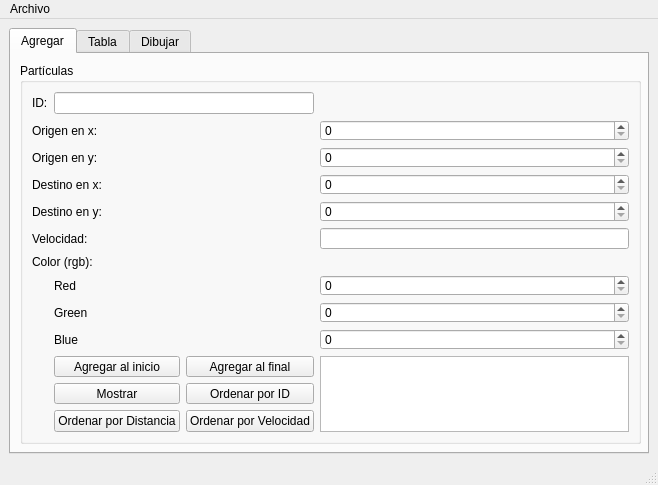
<?xml version="1.0" encoding="UTF-8"?>
<ui version="4.0">
 <class>MainWindow</class>
 <widget class="QMainWindow" name="MainWindow">
  <property name="geometry">
   <rect>
    <x>0</x>
    <y>0</y>
    <width>658</width>
    <height>485</height>
   </rect>
  </property>
  <property name="windowTitle">
   <string>Capturador de partículas</string>
  </property>
  <widget class="QWidget" name="centralwidget">
   <layout class="QGridLayout" name="gridLayout_3">
    <item row="0" column="0">
     <widget class="QTabWidget" name="tabWidget">
      <property name="currentIndex">
       <number>0</number>
      </property>
      <widget class="QWidget" name="tab">
       <attribute name="title">
        <string>Agregar</string>
       </attribute>
       <widget class="QGroupBox" name="groupBox_2">
        <property name="geometry">
         <rect>
          <x>9</x>
          <y>9</y>
          <width>621</width>
          <height>381</height>
         </rect>
        </property>
        <property name="title">
         <string>Partículas</string>
        </property>
        <layout class="QGridLayout" name="gridLayout_2">
         <item row="0" column="0">
          <widget class="QLabel" name="label_23">
           <property name="text">
            <string>ID:</string>
           </property>
          </widget>
         </item>
         <item row="0" column="1" colspan="2">
          <widget class="QLineEdit" name="lineEdit_2"/>
         </item>
         <item row="1" column="0" colspan="2">
          <widget class="QLabel" name="label_21">
           <property name="text">
            <string>Origen en x:</string>
           </property>
          </widget>
         </item>
         <item row="1" column="3">
          <widget class="QSpinBox" name="spinBox_13">
           <property name="maximum">
            <number>500</number>
           </property>
          </widget>
         </item>
         <item row="2" column="0" colspan="2">
          <widget class="QLabel" name="label_29">
           <property name="text">
            <string>Origen en y:</string>
           </property>
          </widget>
         </item>
         <item row="2" column="3">
          <widget class="QSpinBox" name="spinBox_16">
           <property name="maximum">
            <number>500</number>
           </property>
          </widget>
         </item>
         <item row="3" column="0" colspan="2">
          <widget class="QLabel" name="label_27">
           <property name="text">
            <string>Destino en x:</string>
           </property>
          </widget>
         </item>
         <item row="3" column="3">
          <widget class="QSpinBox" name="spinBox_15">
           <property name="maximum">
            <number>500</number>
           </property>
          </widget>
         </item>
         <item row="4" column="0" colspan="2">
          <widget class="QLabel" name="label_25">
           <property name="text">
            <string>Destino en y:</string>
           </property>
          </widget>
         </item>
         <item row="4" column="3">
          <widget class="QSpinBox" name="spinBox_11">
           <property name="maximum">
            <number>500</number>
           </property>
          </widget>
         </item>
         <item row="5" column="0" colspan="2">
          <widget class="QLabel" name="label_30">
           <property name="text">
            <string>Velocidad:</string>
           </property>
          </widget>
         </item>
         <item row="5" column="3">
          <widget class="QLineEdit" name="lineEdit"/>
         </item>
         <item row="6" column="0" colspan="2">
          <widget class="QLabel" name="label_26">
           <property name="text">
            <string>Color (rgb):</string>
           </property>
          </widget>
         </item>
         <item row="7" column="1">
          <widget class="QLabel" name="label_22">
           <property name="text">
            <string>Red</string>
           </property>
          </widget>
         </item>
         <item row="7" column="3">
          <widget class="QSpinBox" name="spinBox_9">
           <property name="maximum">
            <number>255</number>
           </property>
          </widget>
         </item>
         <item row="8" column="1">
          <widget class="QLabel" name="label_24">
           <property name="text">
            <string>Green</string>
           </property>
          </widget>
         </item>
         <item row="8" column="3">
          <widget class="QSpinBox" name="spinBox_10">
           <property name="maximum">
            <number>255</number>
           </property>
          </widget>
         </item>
         <item row="9" column="1">
          <widget class="QLabel" name="label_28">
           <property name="text">
            <string>Blue</string>
           </property>
          </widget>
         </item>
         <item row="9" column="3">
          <widget class="QSpinBox" name="spinBox_14">
           <property name="maximum">
            <number>255</number>
           </property>
          </widget>
         </item>
         <item row="10" column="1">
          <widget class="QPushButton" name="pushButton_3">
           <property name="text">
            <string>Agregar al inicio</string>
           </property>
          </widget>
         </item>
         <item row="10" column="2">
          <widget class="QPushButton" name="pushButton">
           <property name="text">
            <string>Agregar al final</string>
           </property>
          </widget>
         </item>
         <item row="10" column="3" rowspan="3">
          <widget class="QPlainTextEdit" name="plainTextEdit"/>
         </item>
         <item row="11" column="1">
          <widget class="QPushButton" name="pushButton_4">
           <property name="text">
            <string>Mostrar</string>
           </property>
          </widget>
         </item>
         <item row="11" column="2">
          <widget class="QPushButton" name="ordenar_id_mostrar_pushButton">
           <property name="text">
            <string>Ordenar por ID</string>
           </property>
          </widget>
         </item>
         <item row="12" column="1">
          <widget class="QPushButton" name="ordenar_distancia_mostrar_pushButton">
           <property name="text">
            <string>Ordenar por Distancia</string>
           </property>
          </widget>
         </item>
         <item row="12" column="2">
          <widget class="QPushButton" name="ordenar_velocidad_mostrar_pushButton">
           <property name="text">
            <string>Ordenar por Velocidad</string>
           </property>
          </widget>
         </item>
        </layout>
       </widget>
      </widget>
      <widget class="QWidget" name="tab_2">
       <attribute name="title">
        <string>Tabla</string>
       </attribute>
       <layout class="QGridLayout" name="gridLayout">
        <item row="1" column="0" colspan="3">
         <widget class="QLineEdit" name="buscar_lineEdit"/>
        </item>
        <item row="0" column="0" colspan="5">
         <widget class="QTableWidget" name="tabla"/>
        </item>
        <item row="1" column="3">
         <widget class="QPushButton" name="buscar_pushButton">
          <property name="text">
           <string>Buscar</string>
          </property>
         </widget>
        </item>
        <item row="1" column="4">
         <widget class="QPushButton" name="mostrar_tabla_pushButton">
          <property name="text">
           <string>Mostrar </string>
          </property>
         </widget>
        </item>
        <item row="2" column="2">
         <widget class="QPushButton" name="ordenar_distancia_tabla_pushButton">
          <property name="text">
           <string>Ordenar por Distancia</string>
          </property>
         </widget>
        </item>
        <item row="2" column="0">
         <widget class="QPushButton" name="ordenar_id_tabla_pushButton">
          <property name="text">
           <string>Ordenar por ID</string>
          </property>
         </widget>
        </item>
        <item row="2" column="4">
         <widget class="QPushButton" name="ordenar_velocidad_tabla_pushButton">
          <property name="text">
           <string>Ordenar por Velocidad</string>
          </property>
         </widget>
        </item>
       </layout>
      </widget>
      <widget class="QWidget" name="tab_3">
       <attribute name="title">
        <string>Dibujar</string>
       </attribute>
       <layout class="QGridLayout" name="gridLayout_5">
        <item row="0" column="0" colspan="2">
         <widget class="QGraphicsView" name="graphicsView"/>
        </item>
        <item row="1" column="0">
         <widget class="QPushButton" name="dibujar">
          <property name="text">
           <string>Dibujar</string>
          </property>
         </widget>
        </item>
        <item row="1" column="1">
         <widget class="QPushButton" name="limpiar">
          <property name="text">
           <string>Limpiar</string>
          </property>
         </widget>
        </item>
       </layout>
      </widget>
     </widget>
    </item>
   </layout>
  </widget>
  <widget class="QStatusBar" name="statusbar"/>
  <widget class="QMenuBar" name="menuBar">
   <property name="geometry">
    <rect>
     <x>0</x>
     <y>0</y>
     <width>658</width>
     <height>22</height>
    </rect>
   </property>
   <widget class="QMenu" name="menuArchivo">
    <property name="title">
     <string>Archivo</string>
    </property>
    <addaction name="actionAbrir"/>
    <addaction name="actionGuardar"/>
    <addaction name="actionDiccionario"/>
   </widget>
   <addaction name="menuArchivo"/>
  </widget>
  <action name="actionAbrir">
   <property name="text">
    <string>Abrir</string>
   </property>
   <property name="shortcut">
    <string>Ctrl+O</string>
   </property>
  </action>
  <action name="actionGuardar">
   <property name="text">
    <string>Guardar</string>
   </property>
   <property name="shortcut">
    <string>Ctrl+S</string>
   </property>
  </action>
  <action name="actionDiccionario">
   <property name="text">
    <string>Diccionario</string>
   </property>
   <property name="shortcut">
    <string>Ctrl+G</string>
   </property>
  </action>
 </widget>
 <resources/>
 <connections/>
</ui>
